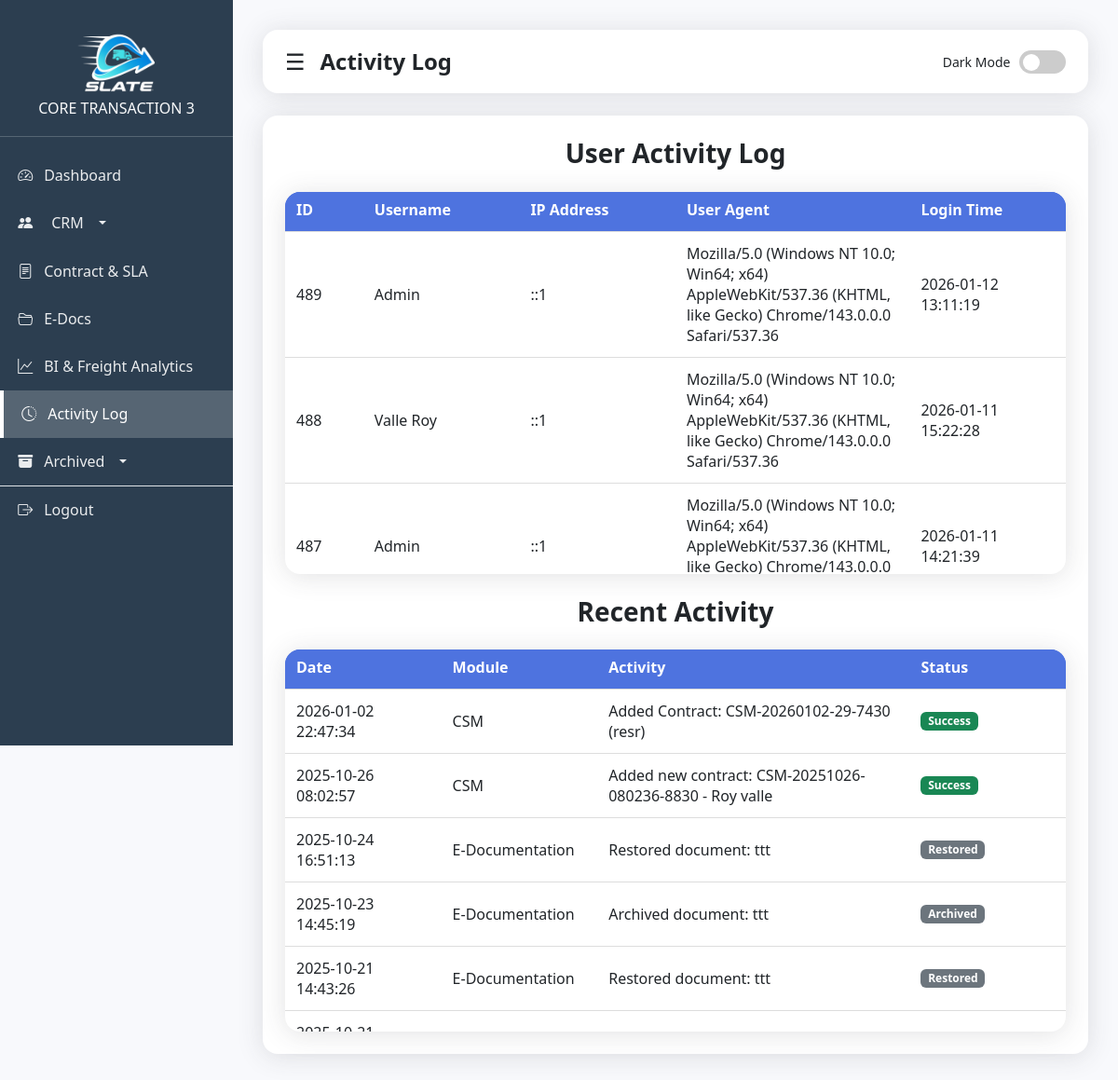
The app's page /activity-log.php (signed in), older data.
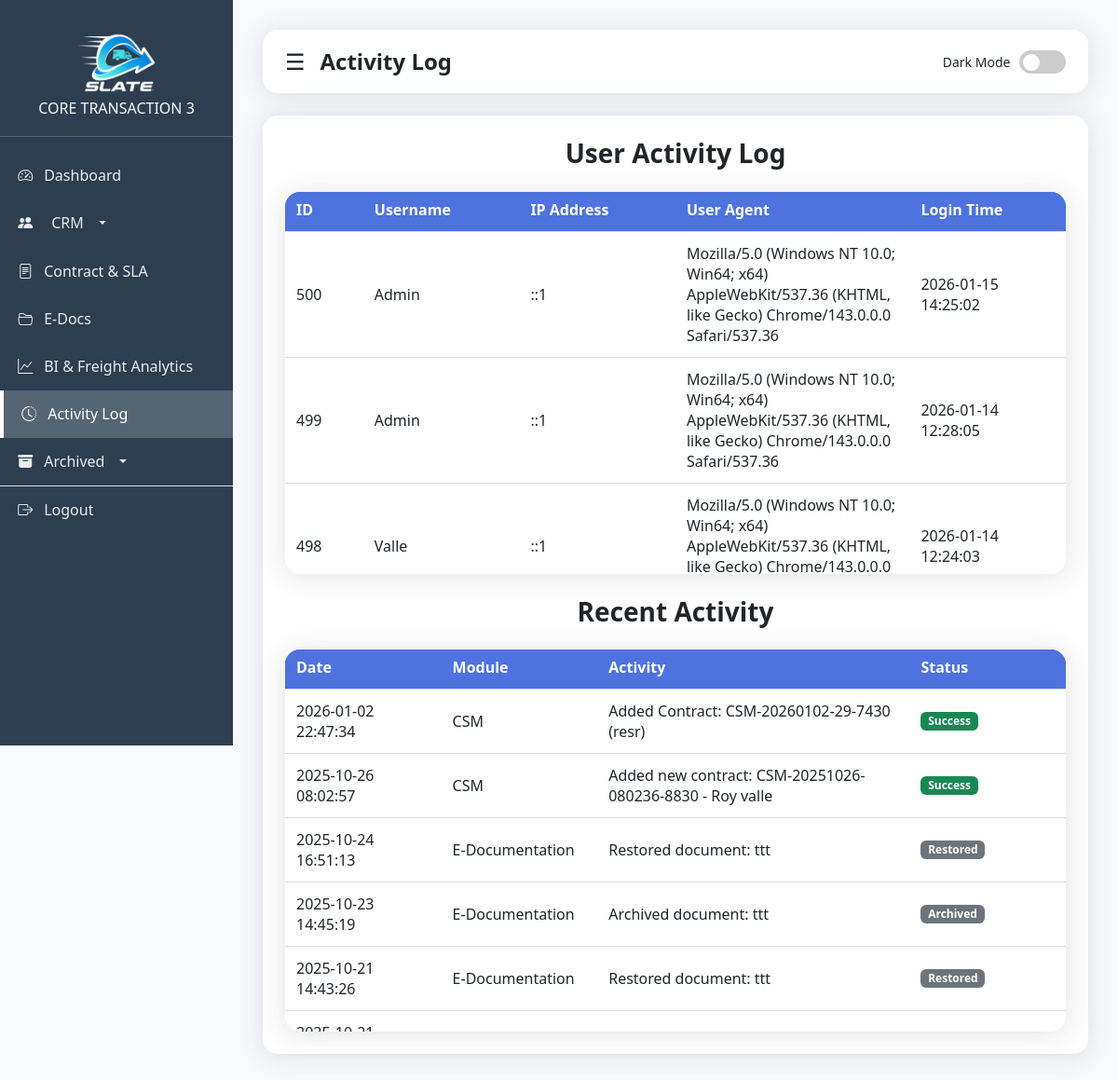
The same page, newer data.
### tables this page shows
CREATE TABLE `activity_log` (
  `id` int(11) NOT NULL,
  `user_id` int(11) NOT NULL,
  `username` varchar(255) NOT NULL,
  `login_time` datetime NOT NULL,
  `ip_address` varchar(50) DEFAULT NULL,
  `user_agent` varchar(255) DEFAULT NULL
);

### activity-log.php (the view, shortened to what the changed rows need)
<?php
include('connection.php');
$result = $conn->query("SELECT * FROM activity_log ORDER BY login_time DESC");
?>
<!DOCTYPE html>
<html lang="en">
<head>
  <link href="https://cdn.jsdelivr.net/npm/bootstrap@5.3.2/dist/css/bootstrap.min.css" rel="stylesheet">
   <link href="https://cdn.jsdelivr.net/npm/bootstrap@5.3.3/dist/css/bootstrap.min.css" rel="stylesheet">
  <link rel="stylesheet" href="https://cdn.jsdelivr.net/npm/bootstrap-icons@1.11.3/font/bootstrap-icons.css">
  <link href="https://cdn.jsdelivr.net/npm/bootstrap-icons@1.11.1/font/bootstrap-icons.css" rel="stylesheet">
</head>
<body>
  <div class="content" id="mainContent">
    <div class="table-section">
             <div class="table-scroll-container">
                <table class="table-scroll">
                    <colgroup>
  </colgroup>
                <thead>
                    <tr>
                        <th>ID</th>
                        <th>Username</th>
                        <th>IP Address</th>
                        <th>User Agent</th>
                        <th>Login Time</th>
                    </tr>
                </thead>
                <tbody>
                    <?php while ($row = $result->fetch_assoc()): ?>
              <tr>
                <td><?= htmlspecialchars($row['id']) ?></td>
                <td><?= htmlspecialchars($row['username']) ?></td>
                <td><?= htmlspecialchars($row['ip_address']) ?></td>
                <td><?= htmlspecialchars($row['user_agent']) ?></td>
                <td><?= htmlspecialchars($row['login_time']) ?></td>
              </tr>
            <?php endwhile; ?>
                </tbody>
            </table>
            </div>
             <div class="table-scroll-container">
                <table class="table-scroll">
                    <colgroup>
  </colgroup>
                <thead>
                    <tr>
                        <th>Date</th>
                        <th>Module</th>
                        <th>Activity</th>
                        <th>Status</th>
                    </tr>
                </thead>
            </table>
        </div>
  </div>
  </div>
</body>
</html>

Row changes from the older to the newer data that the page shows:
no longer on this page (row unchanged): activity_log: id "489", username "Admin", ip_address "::1", user_agent "Mozilla/5.0 (Windows NT 10.0; Win64; x64) AppleWebKit/537.36 (KHTML, like Gecko) Chrome/143.0.0.0 Safari/537.36", login_time "2026-01-12 13:11:19"
no longer on this page (row unchanged): activity_log: id "488", username "Valle Roy", ip_address "::1", user_agent "Mozilla/5.0 (Windows NT 10.0; Win64; x64) AppleWebKit/537.36 (KHTML, like Gecko) Chrome/143.0.0.0 Safari/537.36", login_time "2026-01-11 15:22:28"
no longer on this page (row unchanged): activity_log: id "487", username "Admin", ip_address "::1", user_agent "Mozilla/5.0 (Windows NT 10.0; Win64; x64) AppleWebKit/537.36 (KHTML, like Gecko) Chrome/143.0.0.0…", login_time "2026-01-11 14:21:39"
added activity_log: id "500", username "Admin", ip_address "::1", user_agent "Mozilla/5.0 (Windows NT 10.0; Win64; x64) AppleWebKit/537.36 (KHTML, like Gecko) Chrome/143.0.0.0 Safari/537.36", login_time "2026-01-15 14:25:02"
added activity_log: id "499", username "Admin", ip_address "::1", user_agent "Mozilla/5.0 (Windows NT 10.0; Win64; x64) AppleWebKit/537.36 (KHTML, like Gecko) Chrome/143.0.0.0 Safari/537.36", login_time "2026-01-14 12:28:05"
added activity_log: id "498", username "Valle", ip_address "::1", user_agent "Mozilla/5.0 (Windows NT 10.0; Win64; x64) AppleWebKit/537.36 (KHTML, like Gecko) Chrome/143.0.0.0…", login_time "2026-01-14 12:24:03"
